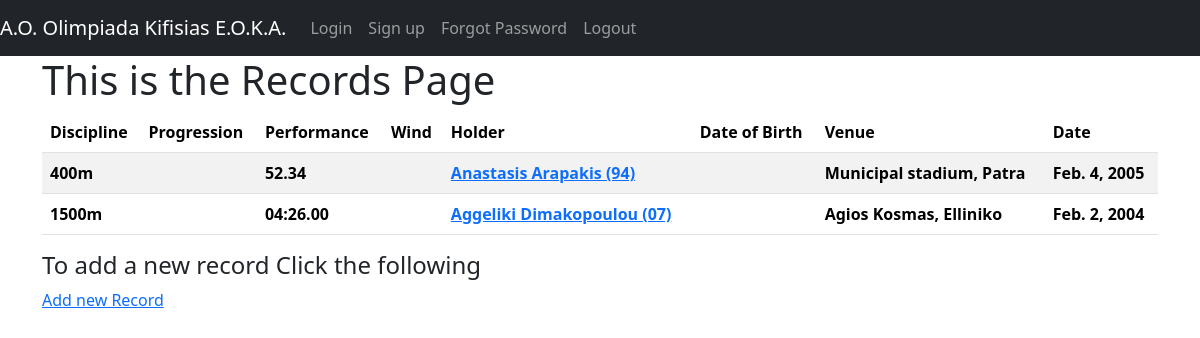
Page /records/ (signed in) on the earlier database version.
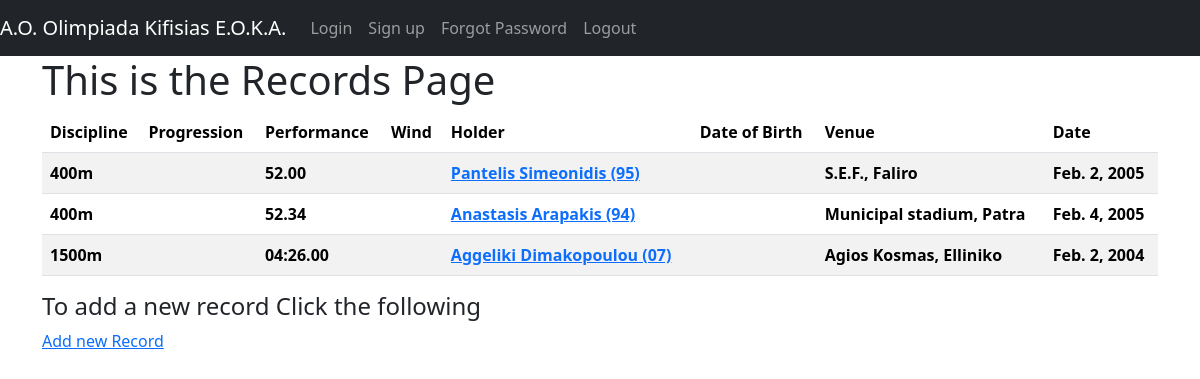
Same page on the later database version.
### records/models.py (models this page shows, shortened)
class Record(models.Model):
    user = models.ForeignKey(User, blank=True, null=True, on_delete=models.SET_NULL)
    holder = models.ForeignKey(Athlete, blank=True, null=True, on_delete=models.SET_NULL)
    age_group = models.ForeignKey(AgeGroup, blank=True, null=True, on_delete=models.SET_NULL)
    discipline = models.ForeignKey(Discipline, blank=True, null=True, on_delete=models.SET_NULL)
    venue = models.ForeignKey(Venue, blank=True, null=True, on_delete=models.SET_NULL)
    stadium = models.ForeignKey(Stadium, blank=True, null=True, on_delete=models.SET_NULL)
    performance = models.FloatField(blank=False, null=True)
    record_date = models.DateField(auto_now=False, auto_now_add=False, null=True, blank=True)
    timestamp = models.DateTimeField(auto_now_add=True)
    updated = models.DateTimeField(auto_now=True)
    @property
    def formatted_performance(self):
        if self.performance is None:
            return ''
        total_seconds = self.performance
        minutes = int((total_seconds % 3600) // 60)
        seconds = total_seconds % 60
        if minutes == 0 :
            total_seconds_str = f"{seconds:05.2f}"
        else:
            total_seconds_str = f"{minutes:02}:{seconds:05.2f}"
        return total_seconds_str
    def __str__(self):
        return self.holder.__str__()
    class Meta:
        ordering = ['performance', '-record_date']
        unique_together = [['holder', 'discipline', 'performance']]
        db_table = 'Olimpiada records'

class Discipline(models.Model):
    stadium = models.ForeignKey(Stadium, on_delete=models.CASCADE)
    name = models.CharField(max_length=25)
    class Meta:
        unique_together = [('stadium', 'name')]

class Athlete(models.Model):
    first_name = models.CharField(max_length=120)
    last_name = models.CharField(max_length=120)
    birth_year = models.IntegerField(default=None, blank=True, null=True)
    @property
    def full_name(self):
        return f"{self.first_name} {self.last_name}"
    @property
    def full_name_with_birthyear(self):
        return f"{self.full_name} ({str(self.birth_year)[2:]})"
    def __str__(self):
        return self.full_name

class Venue(models.Model):
    area = models.CharField(max_length=30)
    stadium_name = models.CharField(max_length=20)
    def __str__(self):
        return f"{self.stadium_name}, {self.area}"

### records/views.py (the view)
# urls.py: path('records/', RecordListView.as_view(), name='records-list'),
class RecordListView(LoginRequiredMixin, ListView):
    model = Record
    def get_context_data(self, *args, **kwargs):
        context = super().get_context_data(*args, **kwargs)
        context['title'] = self.get_title()
        return context
    def get_title(self):
        return self.title
    title = 'Records'

### records/views.py (called while the page is built)
    @method_decorator(login_required)
    def dispatch(self, request, *args, **kwargs):
        return super(LoginRequiredMixin, self).dispatch(request, *args, **kwargs)

### templates/records/record_list.html
{% extends "base.html" %}
{% block content %}
    <h1>This is the Records Page</h1>
    <table class="table table-striped">
        <thead>
            <tr>
                <th>Discipline</th>
                <th>Progression</th>
                <th>Performance</th>
                <th>Wind</th>
                <th>Holder</th>
                <th>Date of Birth</th>
                <th>Venue</th>
                <th>Date</th>
            </tr>
        </thead>
        {% for object in record_list %}
        <tr>
            <th> {{ object.discipline.name }} </th>
            <th></th>
            <th> {{ object.formatted_performance }}</th>
            <th></th>
            <th><a href="/records/{{object.pk}}">{{ object.holder.full_name_with_birthyear }}</a></th>
            <th></th>
            <th> {{ object.venue }}</th>
            <th> {{ object.record_date }}</th>
        </tr>
        {% endfor %}
    </table>
<h4>To add a new record Click the following </h4>
    <a href="/records/create">Add new Record</a>
{% endblock %}

### templates/base.html (shortened to what this page needs)
<!DOCTYPE html>
<html lang="en">
<head>
    <link href="https://cdn.jsdelivr.net/npm/bootstrap@5.3.3/dist/css/bootstrap.min.css" rel="stylesheet">
</head>
<body>
    <header>
        <nav class="navbar navbar-expand-sm bg-dark navbar-dark">
            <a class="navbar-brand" href="/">A.O. Olimpiada Kifisias E.O.K.A.</a>
            <ul class="navbar-nav">
                <li class="nav-item">
                    <a class="nav-link" href="{% url 'account_login' %}">Login</a>
                </li>
                <li class="nav-item">
                    <a class="nav-link" href="{% url 'account_signup' %}">Sign up</a>
                </li>
                <li class="nav-item">
                    <a class="nav-link" href="{% url 'account_reset_password' %}">Forgot Password</a>
                </li>
                <li class="nav-item">
                    <a class="nav-link" href="{% url 'account_logout' %}">Logout</a>
                </li>
            </ul>
        </nav>
    </header>
    <main>
        <div class="container">
            {% block content %}
            {% endblock %}
        </div>
    </main>
</body>
</html>

Differences in the rows shown:
added Record: discipline.name "400m", formatted_performance "52.00", holder.full_name_with_birthyear "Pantelis Simeonidis (95)", venue "S.E.F., Faliro", record_date "Feb. 2, 2005"
